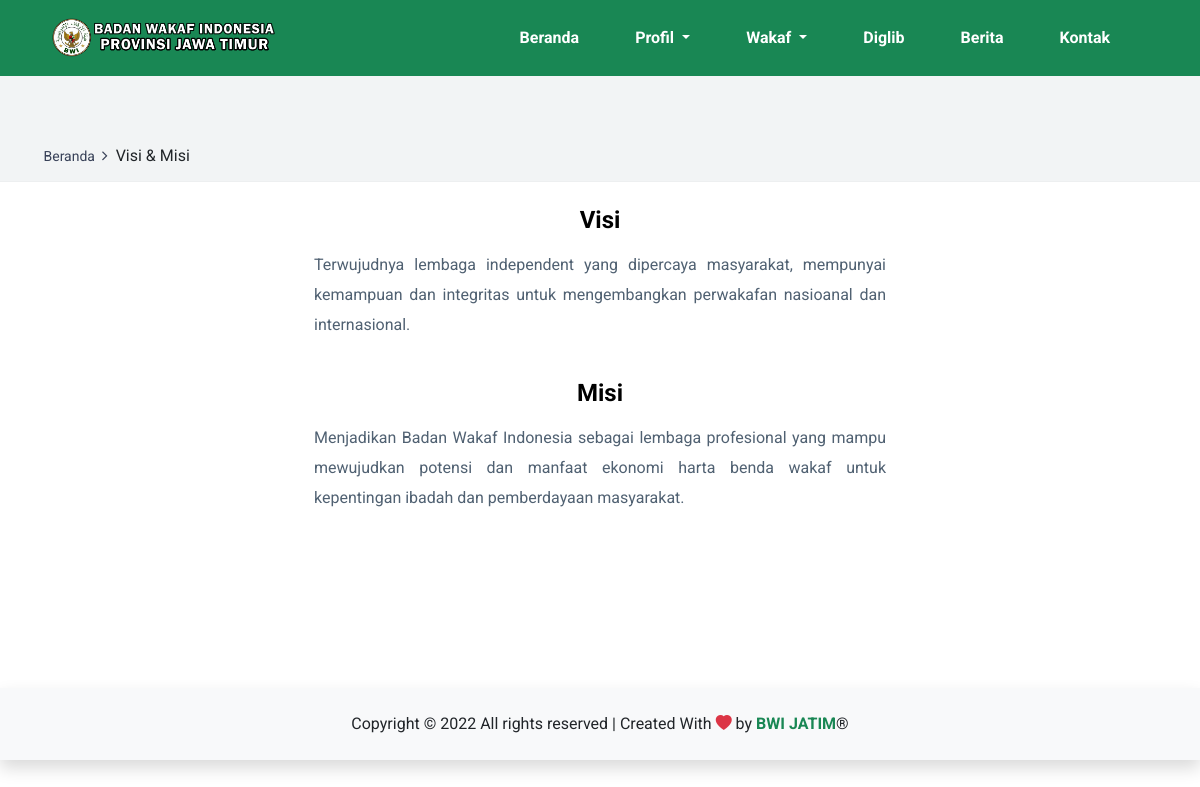
/index.php/visimisi, run on the app's committed database.
### tables this page shows
CREATE TABLE `visimisi` (
  `id` int(11) NOT NULL,
  `visi` text NOT NULL,
  `misi` text NOT NULL
);

### application/controllers/Visimisi.php (called while the page is built, shortened)
<?php
class Visimisi extends CI_Controller {
	public function __construct()
	{
		$this->load->library('form_validation');
	}
	public function index()
	{
        $data ['title'] = "Visi & Misi";
		$data ['row'] = $this->db->get('visimisi')->row();
		$this->load->view('templates/v_header', $data);
		$this->load->view('templates/v_navbar', $data);
		$this->load->view('v_visimisi', $data);
		$this->load->view('templates/v_footer', $data);
	}
}

### index.php (called while the page is built, shortened)
<?php
require_once BASEPATH.'core/CodeIgniter.php';

### application/views/v_visimisi.php (the view)
<div class="super_container">
    <div class="home ms-0">
        <div class="breadcrumbs_container">
            <div class="container">
                <div class="row">
                    <div class="col">
                        <div class="breadcrumbs">
                            <ul>
                                <li><a href="<?= base_url(); ?>" style="text-decoration:none;" class="">Beranda</a></li>
                                <li>Visi & Misi</li>
                            </ul>
                        </div>
                    </div>
                </div>
            </div>
        </div>
    </div>
    <div class="row justify-content-center ms-1 me-1 mt-2">
        <div class="col-md-6" style="text-align:justify;">
            <h4 class="mt-3 fw-bold text-center">Visi </h4>
            <p class=""> <?= $row->visi; ?> </p>
        </div>
    </div>
    <div class="row justify-content-center ms-1 me-1 mt-2">
        <div class="col-md-6" style="text-align:justify;">
            <h4 class="mt-3 fw-bold text-center">Misi </h4>
            <p class=""> <?= $row->misi; ?> </p>
        </div>
    </div>
</div>
<br><br><br><br><br><br>

### assets/front/styles/courses.css (style rules this page uses)
* { margin: 0; padding: 0; -webkit-font-smoothing: antialiased; -webkit-text-shadow: rgba(0, 0, 0, .01) 0 0 1px; text-shadow: rgba(0, 0, 0, .01) 0 0 1px; }
body { font-family: 'Roboto', sans-serif; font-size: 14px; font-weight: 400; background: #FFFFFF; color: #a5a5a5; }
div { display: block; position: relative; -webkit-box-sizing: border-box; -moz-box-sizing: border-box; box-sizing: border-box; }
ul { list-style: none; margin-bottom: 0px; }
p { font-family: 'Roboto', sans-serif; font-size: 14px; line-height: 1.85; font-weight: 400; color: #76777a; -webkit-font-smoothing: antialiased; -webkit-text-shadow: rgba(0, 0, 0, .01) 0 0 1px; text-shadow: rgba(0, 0, 0, .01) 0 0 1px; }
a, a:hover, a:visited, a:active, a:link { text-decoration: none; -webkit-font-smoothing: antialiased; -webkit-text-shadow: rgba(0, 0, 0, .01) 0 0 1px; text-shadow: rgba(0, 0, 0, .01) 0 0 1px; }
h4 { font-size: 18px; }
h1, h2, h3, h4, h5, h6 { font-family: 'Roboto Slab', serif; font-weight: 700; -webkit-font-smoothing: antialiased; -webkit-text-shadow: rgba(0, 0, 0, .01) 0 0 1px; text-shadow: rgba(0, 0, 0, .01) 0 0 1px; color: #384158; margin-bottom: 0; }
.super_container { width: 100%; overflow: hidden; }
.home { width: 100%; height: 182px; background: #f2f4f5; border-bottom: solid 1px #edeff0; }
.breadcrumbs_container { position: absolute; left: 0; bottom: 0; width: 100%; padding-bottom: 13px; padding-left: 3px; }
.breadcrumbs ul li { display: inline-block; position: relative; }
.breadcrumbs ul li:not(:last-child)::after { display: inline-block; font-family: 'FontAwesome'; content: '\f105'; margin-left: 7px; margin-right: 4px; color: #384158; }
.breadcrumbs ul li a { font-size: 14px; font-weight: 400; color: #384158; -webkit-transition: all 200ms ease; -moz-transition: all 200ms ease; -ms-transition: all 200ms ease; -o-transition: all 200ms ease; transition: all 200ms ease; }

### assets/front/styles/blog_single.css (style rules this page uses)
* { margin: 0; padding: 0; -webkit-font-smoothing: antialiased; -webkit-text-shadow: rgba(0,0,0,.01) 0 0 1px; text-shadow: rgba(0,0,0,.01) 0 0 1px; }
body { font-family: 'Roboto', sans-serif; font-size: 14px; font-weight: 400; background: #FFFFFF; color: #a5a5a5; }
div { display: block; position: relative; -webkit-box-sizing: border-box; -moz-box-sizing: border-box; box-sizing: border-box; }
ul { list-style: none; margin-bottom: 0px; }
p { font-family: 'Roboto', sans-serif; font-size: 14px; line-height: 1.85; font-weight: 400; color: #76777a; -webkit-font-smoothing: antialiased; -webkit-text-shadow: rgba(0,0,0,.01) 0 0 1px; text-shadow: rgba(0,0,0,.01) 0 0 1px; }
a, a:hover, a:visited, a:active, a:link { text-decoration: none; -webkit-font-smoothing: antialiased; -webkit-text-shadow: rgba(0,0,0,.01) 0 0 1px; text-shadow: rgba(0,0,0,.01) 0 0 1px; }
h4 { font-size: 18px; }
h1, h2, h3, h4, h5, h6 { font-family: 'Roboto Slab', serif; font-weight: 700; -webkit-font-smoothing: antialiased; -webkit-text-shadow: rgba(0,0,0,.01) 0 0 1px; text-shadow: rgba(0,0,0,.01) 0 0 1px; color: #384158; margin-bottom: 0; }
.super_container { width: 100%; overflow: hidden; }
.home { width: 100%; height: 182px; background: #f2f4f5; border-bottom: solid 1px #edeff0; }
.breadcrumbs_container { position: absolute; left: 0; bottom: 0; width: 100%; padding-bottom: 13px; padding-left: 3px; }
.breadcrumbs ul li { display: inline-block; position: relative; }
.breadcrumbs ul li:not(:last-child)::after { display: inline-block; font-family: 'FontAwesome'; content: '\f105'; margin-left: 7px; margin-right: 4px; color: #384158; }
.breadcrumbs ul li a { font-size: 14px; font-weight: 400; color: #384158; -webkit-transition: all 200ms ease; -moz-transition: all 200ms ease; -ms-transition: all 200ms ease; -o-transition: all 200ms ease; transition: all 200ms ease; }

### data on the page
visimisi: visi "Terwujudnya lembaga independent yang dipercaya masyarakat, mempunyai kemampuan dan integritas untuk mengembangkan perwakafan nasioanal dan internasional.", misi "Menjadikan Badan Wakaf Indonesia sebagai lembaga profesional yang mampu mewujudkan potensi dan manfaat ekonomi harta benda wakaf untuk kepentingan ibadah dan pemberdayaan masyarakat."
